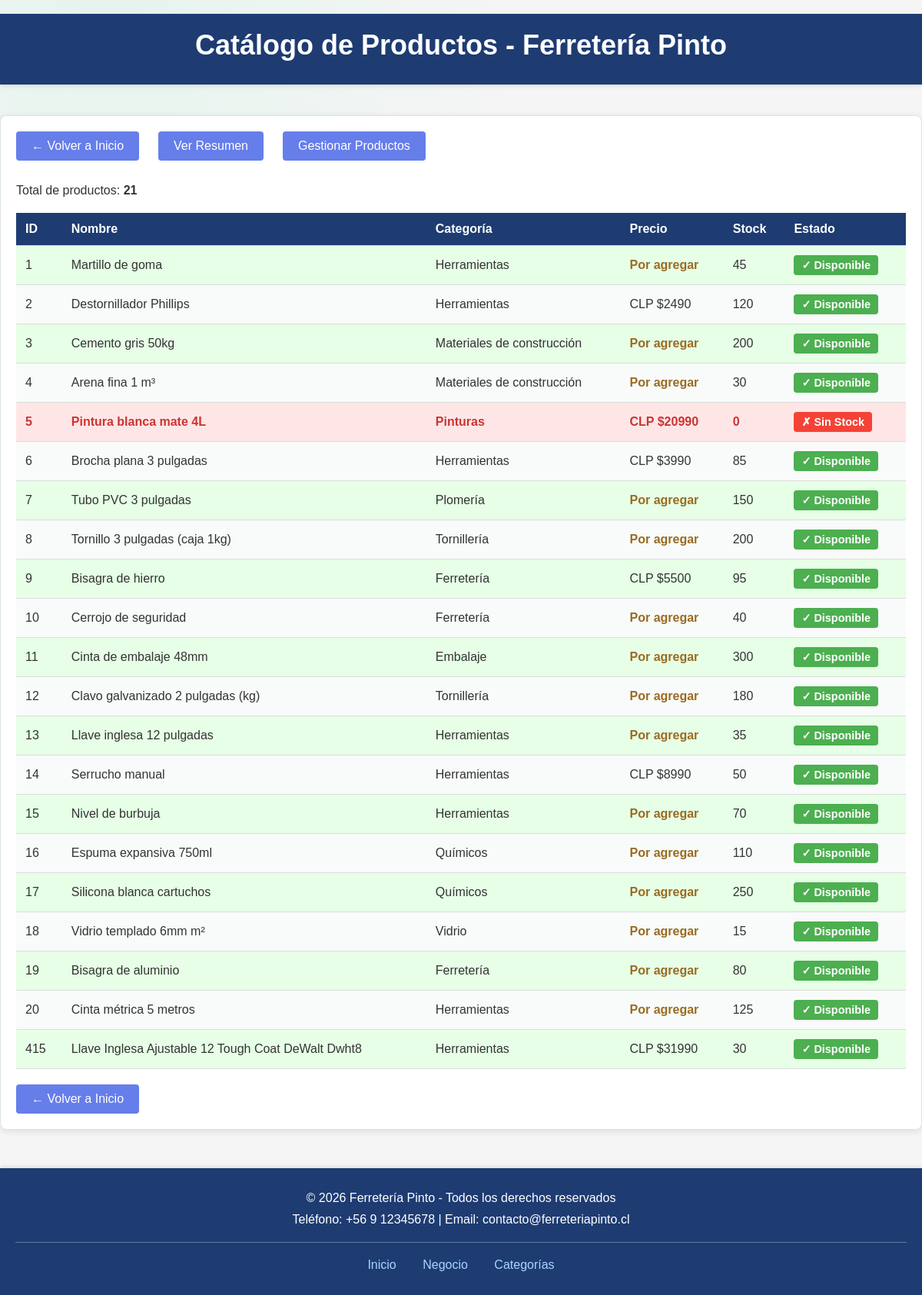
Page /categorias/ on the committed database.
### CategoriasApp/models.py (models this page shows, shortened)
class Volumen(models.Model):
	id = models.PositiveIntegerField(
		primary_key=True,
		validators=[MaxValueValidator(999)],
	)
	nombre = models.CharField(max_length=50)
	categoria = models.CharField(max_length=50)
	stock = models.PositiveIntegerField(validators=[MaxValueValidator(999)])
	class Meta:
		ordering = ['id']
		verbose_name = 'Volumen'
		verbose_name_plural = 'Volúmenes'

class Precios(models.Model):
	volumen = models.OneToOneField(
		Volumen,
		on_delete=models.CASCADE,
		related_name='precio',
	)
	precio = models.DecimalField(max_digits=10, decimal_places=0)
	moneda = models.CharField(max_length=10, default='CLP')
	observacion = models.CharField(max_length=100, blank=True)
	class Meta:
		ordering = ['volumen__id']
		verbose_name = 'Precio'
		verbose_name_plural = 'Precios'

### CategoriasApp/views.py (the view)
# urls.py: path('', views.volumen, name='volumen'),
def volumen(request) -> HttpResponse:
    productos = _productos_con_precio()
    context = {
        'productos': productos,
        'titulo_pagina': 'Catálogo de Productos'
    }
    return render(request, 'volumen.html', context)

### CategoriasApp/views.py (called while the page is built)
def _productos_con_precio():
    return [
        {
            'id': producto.id,
            'nombre': producto.nombre,
            'categoria': producto.categoria,
            'stock': producto.stock,
            'tiene_precio': hasattr(producto, 'precio'),
            'precio': producto.precio.precio if hasattr(producto, 'precio') else None,
            'moneda': producto.precio.moneda if hasattr(producto, 'precio') else None,
            'observacion': producto.precio.observacion if hasattr(producto, 'precio') else '',
        }
        for producto in Volumen.objects.select_related('precio').order_by('id')
    ]

### static/templates/volumen.html (shortened to what this page needs)
﻿{% load static %}
<!DOCTYPE html>
<html lang="es">
<head>
    <link rel="stylesheet" href="{% static 'css/site.css' %}">
</head>
<body>
    <header>
        <h1>Catálogo de Productos - Ferretería Pinto</h1>
    </header>
    <div class="container">
        <div class="nav-links">
            <a href="/">← Volver a Inicio</a>
            <a href="/categorias/resumen/">Ver Resumen</a>
            <a href="{% url 'categorias:acceso' %}">Gestionar Productos</a>
        </div>
        {% if productos %}
            <p>Total de productos: <strong>{{ productos|length }}</strong></p>
            <table>
                <thead>
                    <tr>
                        <th>ID</th>
                        <th>Nombre</th>
                        <th>Categoría</th>
                        <th>Precio</th>
                        <th>Stock</th>
                        <th>Estado</th>
                    </tr>
                </thead>
                <tbody>
                    {% for producto in productos %}
                    <tr {% if producto.stock == 0 %}class="sin-stock"{% else %}class="con-stock"{% endif %}>
                        <td>{{ producto.id }}</td>
                        <td>{{ producto.nombre }}</td>
                        <td>{{ producto.categoria }}</td>
                        <td class="precio-cell">
                            {% if producto.tiene_precio %}
                                {{ producto.moneda }} ${{ producto.precio|floatformat:0 }}
                            {% else %}
                                <span class="precio-pendiente">Por agregar</span>
                            {% endif %}
                        </td>
                        <td>{{ producto.stock }}</td>
                        <td>
                            {% if producto.stock > 0 %}
                                <span class="estado-badge disponible">✓ Disponible</span>
                            {% else %}
                                <span class="estado-badge no-disponible">✗ Sin Stock</span>
                            {% endif %}
                        </td>
                    </tr>
                    {% endfor %}
                </tbody>
            </table>
        {% else %}
            <p>No hay productos disponibles</p>
        {% endif %}
        <a href="/" class="back-link">← Volver a Inicio</a>
    </div>
    <footer>
        <p>&copy; 2026 Ferretería Pinto - Todos los derechos reservados</p>
        <p>Teléfono: +56 9 12345678 | Email: contacto@ferreteriapinto.cl</p>
        <div class="footer-links">
            <a href="/">Inicio</a>
            <a href="/negocio/">Negocio</a>
            <a href="/categorias/">Categorías</a>
        </div>
    </footer>
</body>
</html>

### static/css/site.css (style rules this page uses)
body { font-family: Arial, sans-serif; background-color: #f5f5f5; color: #333; animation: page-enter 0.55s ease-out both; }
header { background-color: #1e3c72; color: white; padding: 20px; text-align: center; box-shadow: 0 2px 5px rgba(0,0,0,0.1); animation: header-enter 0.65s ease-out both; }
header h1 { margin-bottom: 10px; font-size: 2.5em; }
.container { max-width: 1000px; margin: 40px auto; padding: 20px; background-color: white; border-radius: 8px; box-shadow: 0 2px 10px rgba(0,0,0,0.1); animation: content-enter 0.65s 0.08s ease-out both; }
.section-card, .brand-card, .stat-card, .back-link, .nav-links a { transition: transform 0.25s ease, box-shadow 0.25s ease; }
tbody tr { animation: row-enter 0.45s ease-out both; }
tbody tr:nth-child(2) { animation-delay: 0.04s; }
tbody tr:nth-child(3) { animation-delay: 0.08s; }
tbody tr:nth-child(4) { animation-delay: 0.12s; }
tbody tr:nth-child(5) { animation-delay: 0.16s; }
.precio-pendiente { color: #a15c00; font-style: italic; font-weight: 600; }
footer { background-color: #1e3c72; color: white; text-align: center; padding: 30px 20px; margin-top: 50px; box-shadow: 0 -2px 5px rgba(0,0,0,0.1); }
footer p { margin-bottom: 10px; }
.footer-links { margin-top: 20px; border-top: 1px solid rgba(255,255,255,0.3); padding-top: 20px; }
.footer-links a { color: #a8d5ff; text-decoration: none; margin: 0 15px; }
:root { --ink: #17212b; --muted: #66717c; --paper: #f5f7f4; --surface: #ffffff; --line: #dce4df; --teal: #087f78; --teal-dark: #075b59; --amber: #f2b84b; --danger: #b94a48; --shadow: 0 18px 45px rgba(27, 55, 55, .10); }
html { background: var(--paper); }
body { min-height: 100vh; font-family: "Segoe UI", Tahoma, sans-serif; background: radial-gradient(circle at 12% 0%, #e6f4ed 0, transparent 34rem), var(--paper); color: var(--ink); }
.site-header, header { background: var(--teal-dark); color: #fff; box-shadow: 0 8px 24px rgba(7, 91, 89, .18); }
header h1 { font-size: clamp(1.7rem, 3vw, 2.5rem); }
.container { max-width: 1180px; margin: 34px auto; padding: 34px; background: rgba(255,255,255,.92); border: 1px solid var(--line); border-radius: 18px; box-shadow: var(--shadow); }
.nav-links { display: flex; flex-wrap: wrap; gap: 10px; text-align: left; }
.nav-links a { margin: 0; background: #edf4f1; color: var(--teal-dark); }
table { margin: 0; min-width: 680px; }
table thead { background: var(--teal-dark); }
table th, table td { padding: 15px 16px; border-bottom: 1px solid var(--line); }
table tbody tr:nth-child(even) { background: #f8fbf9; }
.precio-pendiente { color: #9a6b22; font-style: normal; font-weight: 700; }
footer { background: var(--teal-dark); }
* { margin: 0; padding: 0; box-sizing: border-box; }
body { font-family: Arial, sans-serif; background-color: #f5f5f5; color: #333; }
header { background-color: #1e3c72; color: white; padding: 20px; text-align: center; box-shadow: 0 2px 5px rgba(0,0,0,0.1); }
header h1 { margin-bottom: 10px; }
.container { max-width: 1000px; margin: 40px auto; padding: 20px; background-color: white; border-radius: 8px; box-shadow: 0 2px 10px rgba(0,0,0,0.1); }
.back-link { display: inline-block; margin-top: 20px; padding: 10px 20px; background-color: #667eea; color: white; text-decoration: none; border-radius: 4px; transition: background-color 0.3s; }
.container { max-width: 1200px; margin: 40px auto; padding: 20px; background-color: white; border-radius: 8px; box-shadow: 0 2px 10px rgba(0,0,0,0.1); }
.nav-links { margin-bottom: 30px; text-align: center; }
.nav-links a { display: inline-block; margin-right: 15px; padding: 10px 20px; background-color: #667eea; color: white; text-decoration: none; border-radius: 4px; transition: background-color 0.3s; }
table { width: 100%; border-collapse: collapse; margin-top: 20px; }
table thead { background-color: #1e3c72; color: white; }
table th, table td { padding: 12px; text-align: left; border-bottom: 1px solid #ddd; }
table tr.sin-stock { background-color: #ffe6e6; opacity: 0.7; }
table tr.sin-stock td { color: #c33; font-weight: bold; }
table tr.con-stock { background-color: #e6ffe6; }
.estado-badge { display: inline-block; padding: 5px 10px; border-radius: 4px; font-size: 0.9em; font-weight: bold; }
.disponible { background-color: #4CAF50; color: white; }
.no-disponible { background-color: #f44336; color: white; }
table tr.sin-stock { background-color: #ffe6e6; }

### rows in the picture
Volumen: nombre "Martillo de goma", categoria "Herramientas"
Volumen: nombre "Destornillador Phillips", categoria "Herramientas"
Precios: moneda "CLP", precio "2490"
Volumen: nombre "Cemento gris 50kg", categoria "Materiales de construcción"
Volumen: nombre "Arena fina 1 m³", categoria "Materiales de construcción"
Volumen: nombre "Pintura blanca mate 4L", categoria "Pinturas"
Precios: moneda "CLP", precio "20990"
Volumen: nombre "Brocha plana 3 pulgadas", categoria "Herramientas"
Precios: moneda "CLP", precio "3990"
Volumen: nombre "Tubo PVC 3 pulgadas", categoria "Plomería"
Volumen: nombre "Tornillo 3 pulgadas (caja 1kg)", categoria "Tornillería"
Volumen: nombre "Bisagra de hierro", categoria "Ferretería"
Precios: moneda "CLP", precio "5500"
Volumen: nombre "Cerrojo de seguridad", categoria "Ferretería"
Volumen: nombre "Cinta de embalaje 48mm", categoria "Embalaje"
Volumen: nombre "Clavo galvanizado 2 pulgadas (kg)", categoria "Tornillería"
Volumen: nombre "Llave inglesa 12 pulgadas", categoria "Herramientas"
Volumen: nombre "Serrucho manual", categoria "Herramientas"
Precios: moneda "CLP", precio "8990"
Volumen: nombre "Nivel de burbuja", categoria "Herramientas"
Volumen: nombre "Espuma expansiva 750ml", categoria "Químicos"
Volumen: nombre "Silicona blanca cartuchos", categoria "Químicos"
Volumen: nombre "Vidrio templado 6mm m²", categoria "Vidrio"
Volumen: nombre "Bisagra de aluminio", categoria "Ferretería"
Volumen: nombre "Cinta métrica 5 metros", categoria "Herramientas"
Volumen: nombre "Llave Inglesa Ajustable 12 Tough Coat DeWalt Dwht8", categoria "Herramientas"
Precios: moneda "CLP", precio "31990"

### other values in the picture
{{ productos|length }} "21"
{{ producto.id }} "1" "2" "3" "4" "5" "6" "7" "8" "9" "10" "11" "12" "13" "14" "15" "16" "17" "18" "19" "20" "415"
{{ producto.stock }} "45" "120" "200" "30" "0" "85" "150" "200" "95" "40" "300" "180" "35" "50" "70" "110" "250" "15" "80" "125" "30"
